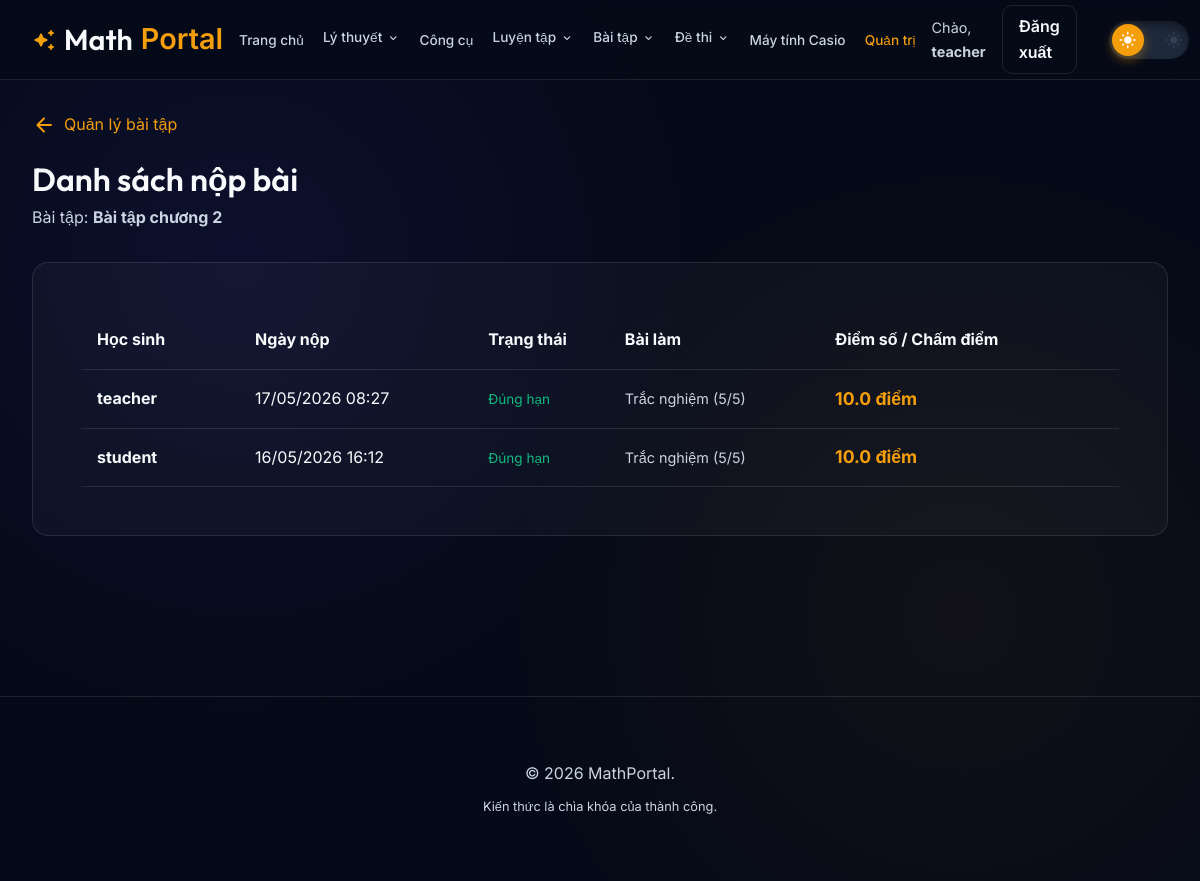
The page /admin/view_submissions.php?id=4 (signed in) on the database its author committed.
### tables this page shows
CREATE TABLE `assignments` (
  `id` int(11) NOT NULL,
  `title` varchar(255) NOT NULL,
  `description` text DEFAULT NULL,
  `type` enum('quiz','file','word_quiz') NOT NULL DEFAULT 'quiz',
  `deadline` datetime NOT NULL,
  `file_path` varchar(255) DEFAULT NULL,
  `teacher_id` int(11) NOT NULL,
  `created_at` timestamp NOT NULL DEFAULT current_timestamp(),
  `time_limit` int(11) DEFAULT 0 COMMENT 'Thời gian làm bài (phút), 0 là không giới hạn',
  `max_attempts` int(11) DEFAULT 1 COMMENT 'Số lần làm bài tối đa',
  `allow_review` tinyint(1) DEFAULT 1,
  `show_answers` tinyint(1) DEFAULT 1,
  `grade` int(11) NOT NULL DEFAULT 12
);

CREATE TABLE `assignment_submissions` (
  `id` int(11) NOT NULL,
  `assignment_id` int(11) NOT NULL,
  `student_id` int(11) NOT NULL,
  `file_path` varchar(255) NOT NULL,
  `submitted_at` timestamp NOT NULL DEFAULT current_timestamp(),
  `answers_json` text DEFAULT NULL COMMENT 'Lưu trữ đáp án học sinh đã chọn dạng JSON',
  `score` decimal(4,2) DEFAULT NULL
);

CREATE TABLE `users` (
  `id` int(11) NOT NULL,
  `username` varchar(50) NOT NULL,
  `password` varchar(255) NOT NULL,
  `role` enum('teacher','student') DEFAULT 'student',
  `created_at` timestamp NOT NULL DEFAULT current_timestamp()
);

### admin/view_submissions.php (the view, shortened to what this page needs)
<?php
require_once '../includes/functions.php';
$assignment_id = $_GET['id'] ?? null;
$stmt = $pdo->prepare("SELECT * FROM assignments WHERE id = ?");
$stmt->execute([$assignment_id]);
$assignment = $stmt->fetch();
$orderBy = ($assignment['type'] === 'file') ? "s2.submitted_at DESC" : "s2.score DESC, s2.submitted_at DESC";
$stmt = $pdo->prepare("
    SELECT s.*, u.username
    FROM assignment_submissions s
    JOIN users u ON s.student_id = u.id
    WHERE s.assignment_id = ?
      AND s.id = (
          SELECT s2.id
          FROM assignment_submissions s2
          WHERE s2.assignment_id = s.assignment_id
            AND s2.student_id = s.student_id
          ORDER BY $orderBy
          LIMIT 1
      )
    ORDER BY s.submitted_at DESC
");
$stmt->execute([$assignment_id]);
$submissions = $stmt->fetchAll();
include '../includes/header.php';
?>
<main class="container">
    <div style="padding: 2rem 0;">
        <a href="manage_assignments.php" style="color: var(--accent); text-decoration: none; display: flex; align-items: center; gap: 0.5rem; margin-bottom: 1rem;">
            <span class="material-icons-round">arrow_back</span> Quản lý bài tập
        </a>
        <h1>Danh sách nộp bài</h1>
        <p style="color: var(--text-muted); margin-bottom: 2rem;">Bài tập: <strong><?php echo htmlspecialchars($assignment['title']); ?></strong></p>
        <div class="content-wrapper">
            <?php if (empty($submissions)): ?>
                <p style="text-align: center; padding: 2rem;">Chưa có học sinh nào nộp bài.</p>
            <?php else: ?>
                <table style="width: 100%; border-collapse: collapse;">
                    <thead>
                        <tr style="text-align: left; border-bottom: 1px solid var(--glass-border);">
                            <th style="padding: 1rem;">Học sinh</th>
                            <th>Ngày nộp</th>
                            <th>Trạng thái</th>
                            <th>Bài làm</th>
                            <th>Điểm số / Chấm điểm</th>
                        </tr>
                    </thead>
                    <tbody>
                        <?php foreach ($submissions as $s):
                            $is_late = strtotime($s['submitted_at']) > strtotime($assignment['deadline']);
                        ?>
                            <tr style="border-bottom: 1px solid var(--glass-border);">
                                <td style="padding: 1rem;"><strong><?php echo htmlspecialchars($s['username']); ?></strong></td>
                                <td><?php echo date('d/m/Y H:i', strtotime($s['submitted_at'])); ?></td>
                                <td>
                                    <?php if ($is_late): ?>
                                        <span style="color: #ef4444; font-size: 0.85rem;">Nộp muộn</span>
                                    <?php else: ?>
                                        <span style="color: #10b981; font-size: 0.85rem;">Đúng hạn</span>
                                    <?php endif; ?>
                                </td>
                                <td>
                                    <?php if (strpos($s['file_path'], 'quiz_score:') === 0):
                                        $parts = explode(':', $s['file_path']);
                                    ?>
                                        <span style="color: var(--text-muted); font-size: 0.9rem;">Trắc nghiệm (<?php echo $parts[2]; ?>)</span>
                                    <?php endif; ?>
                                </td>
                                <td>
                                    <?php if (strpos($s['file_path'], 'quiz_score:') === 0): ?>
                                        <strong style="color: var(--accent); font-size: 1.1rem;"><?php echo number_format($s['score'], 1); ?> điểm</strong>
                                    <?php endif; ?>
                                </td>
                            </tr>
                        <?php endforeach; ?>
                    </tbody>
                </table>
            <?php endif; ?>
        </div>
    </div>
</main>
<?php include '../includes/footer.php'; ?>

### assets/css/style.css (style rules this page uses)
:root { --bg-color: #050a18; --card-bg: rgba(255, 255, 255, 0.03); --glass-bg: rgba(255, 255, 255, 0.05); --glass-border: rgba(255, 255, 255, 0.1); --primary: #4f46e5; --primary-light: #818cf8; --accent: #f59e0b; --text-main: #f8fafc; --text-muted: #cbd5e1; --nav-height: 80px; --radius: 16px; --shadow: 0 10px 30px -10px rgba(0, 0, 0, 0.5); --nav-bg: rgba(5, 10, 24, 0.8); }
* { margin: 0; padding: 0; box-sizing: border-box; font-family: 'Inter', sans-serif; }
body { background-color: var(--bg-color); color: var(--text-main); line-height: 1.6; overflow-x: hidden; background-image: radial-gradient(circle at 20% 30%, rgba(79, 70, 229, 0.1) 0%, transparent 40%), radial-gradient(circle at 80% 70%, rgba(245, 158, 11, 0.05) 0%, transparent 40%); min-height: 100vh; transition: background-color 0.4s ease, color 0.4s ease; }
h1, h2, h3, .nav-logo { font-family: 'Outfit', sans-serif; font-weight: 600; }
.container { max-width: 1200px; margin: 0 auto; padding: 0 2rem; }
.content-wrapper { background: var(--card-bg); border: 1px solid var(--glass-border); border-radius: var(--radius); padding: 3rem; margin: 2rem 0; }
:root { --calc-body: #1a1a1a; --calc-rim: #2d2d2d; --lcd-bg: #8ba88e; --btn-num: #333; --btn-func: #1e1e1e; --btn-shift: #d97706; --btn-alpha: #dc2626; --btn-special: #475569; --text-lcd: #1a2421; }

### rows shown on the page
assignments: title "Bài tập chương 2"
assignment_submissions: users.username "teacher", submitted_at "17/05/2026 08:27", shows "Đúng hạn", file_path "5/5", score "10.0"
assignment_submissions: users.username "student", submitted_at "16/05/2026 16:12", shows "Đúng hạn", file_path "5/5", score "10.0"

### other values the page prints
$_SESSION['user']['username'] "teacher"
